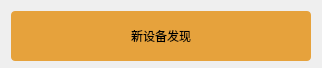
<?xml version="1.0" encoding="UTF-8"?>
<ui version="4.0">
    <class>Notification</class>
    <widget class="QWidget" name="Notification">
        <property name="geometry">
            <rect>
                <x>0</x>
                <y>0</y>
                <width>322</width>
                <height>68</height>
            </rect>
        </property>
        <property name="sizePolicy">
            <sizepolicy hsizetype="Fixed" vsizetype="Preferred">
                <horstretch>0</horstretch>
                <verstretch>0</verstretch>
            </sizepolicy>
        </property>
        <property name="minimumSize">
            <size>
                <width>300</width>
                <height>50</height>
            </size>
        </property>
        <property name="maximumSize">
            <size>
                <width>331</width>
                <height>87</height>
            </size>
        </property>
        <property name="windowTitle">
            <string>Form</string>
        </property>
        <property name="styleSheet">
            <string notr="true">*{
    border-radius:8;
    color:#6c7c96;
}

#container {
background-color:#2c313c;
}

#left_menu_frame{
background-color:#1b1e23;
}

#title_bar_frame{
background-color:#343b48;
}

#status_bar_frame{
background-color:#343b48;
}

#content_frame{
background-color:#343b48;
}

#setting_frame {
background-color:#3c4454;
}

#left_column_frame {
background-color:#343b48;
}

/* 侧边菜单栏样式 */

#LeftMenu {
background-color: #005dfd;
}

#LeftMenu QPushButton {
background-color:#1b1e23;
height:40;
text-align:left;
padding-left:15;
padding-top:2;
padding-bottom:2;
color:#6b7884;
}

#LeftMenu QPushButton:hover{
background-color:#21252d;
}

#LeftMenu QPushButton:pressed{
background-color:#2c313c;
}

#LeftMenu QPushButton:checked{
background-color:#2c313c;
}

#LeftMenu QPushButton:focus{
border:none;
}


#LeftMenu #bottom{
border-top:1 solid #272c36;
border-radius: 0;
}

#LeftMenu #nav_menu {
border-top:1 solid #272c36;
border-radius: 0；
}

#LeftMenu #scrollArea,#scrollAreaWidgetContents_3{
background-color:#1b1e23;
border:none;
}

#LeftMenu #btn_toggle:checked{
background-color:#21252d;
}


/* 标题栏样式 */

#TitleBar #bg{
background-color:#343b48;
border-radius:8;
}

#TitleBar #logo {
border: 1px solid #3c4454;
padding-right:10px;
border-top:none;
border-bottom:none;
border-left:none;
margin-right:5px;
border-radius:0;
}

#TitleBar  #logo_title{
color:#77b3f1;
font-size:20px;
font-weight:bold;
}

#TitleBar  #lb_title{
font-size:14px;
color:#6c7c96;
}

#TitleBar  QToolButton{
background-color:#343b48;
border:none;
border-radius:4;
padding: 4;
}

#TitleBar QToolButton:hover,
#TitleBar QToolButton:checked{
background-color:#3c4454;
}


#TitleBar QToolButton:pressed{
background-color:#e2e9f7;
}

#TitleBar #tool{
border:1px solid #3c4454;
border-top:none;
border-bottom:none;
margin-right:5px;
border-radius:0;
}


#LeftColumn{
background-color:#343b48;
}

#LeftColumn #top{
background-color: #3c4454;
}

#leftColumn #icon{

}

#LeftColumn #title{
color:#6c7c96;
}

#LeftColumn QToolButton{
border:none;
padding:4;
background-color: #3c4454;
}

#LeftColumn #btn_close:hover{
background-color:#343b48;
}

#LeftColumn #btn_close:pressed{
background-color:#1b1e23;
}


/* 通用控件 */

QToolTip { 
color:#6b7884;
background-color: #1b1e23; 
border-left: 2px solid #4f9fee;
border-radius: 8px;
}

QGroupBox{
	border: 2px solid gray; 
    border-radius: 3px; 
    margin:10;
}

QGroupBox::title { 
    subcontrol-position: center top; /* position at the top left*/ 
	subcontrol-origin: border;
	margin-top:-20px;

}

/* Button */
QAbstractButton{
background-color:#1b1e23;
border:none;
border-radius:4;
padding: 4;
outline:none;
width:36;
height:36;
}

QAbstractButton:hover,
QAbstractButton:checked{
background-color:#21252d;
}


QAbstractButton:pressed{
background-color:#272c36;
}

QAbstractButton:disabled{
background-color: #272c36;
}

QAbstractButton:checked{
background-color:#568af2;
color:black;
}

QAbstractButton:focus{
border: 2px solid #568af2;
}

QAbstractButton[style~='success']:checked{
    background-color: #67c23a;
}
QAbstractButton[style~='warning']:checked{
    background-color: #e6a23c;
}
QAbstractButton[style~='danger']:checked{
    background-color: #f56c6c;
}
QAbstractButton[style~='info']:checked{
    background-color: #909399;
}


/* CheckBox */

QCheckBox::indicator{
    border:2px solid #6c7c96;
    border-radius: 2px;
    width:10px;
    height:10px;
    margin-left:8px;
}

QCheckBox::indicator:checked{
    border:2px solid black;
    image: url(:/icon/assets/svg/checkmark.svg);
}

QRadioButton::indicator{
    border:1px solid #6c7c96;
    background-color:#6c7c96;
    border-radius: 4px;
    width:10px;
    height:10px;
    margin-left:8px;
}

QRadioButton::indicator:checked{
    border:1px solid #fff;
    background-color:black;
}

/* TextEdit */
QPlainTextEdit,
QTextEdit,
QLineEdit{
    background-color: #1b1e23;
    padding:8px;
}

QPlainTextEdit:focus,
QTextEdit:focus,
QLineEdit:focus{
    border: 2px solid #568af2;
}

QPlainTextEdit:read-only,
QTextEdit:read-only,
QLineEdit:read-only{
    border:none;
}

/* ProgressBar */
QProgressBar{
    background-color: #1b1e23;
    text-align:center;
    font-weight: bold;
}

QProgressBar::chunk:horizontal{
    background-color: #4f9fee;
    border-radius: 8px;
    border-top-right-radius: 0;
    border-bottom-right-radius:0;
}
QProgressBar::chunk:vertical{
    background-color: #4f9fee;
    border-radius: 8px;
    border-top-left-radius: 0;
    border-top-right-radius:0;
}


/* ScrollBar */
QScrollBar:horizontal{
    background-color: #2c313c;
    border-radius: 0;
    border:none;
    max-height: 8px;
}

QScrollBar::handle:horizontal{
    background-color:#568af2;
    border-radius:4px;
    min-width: 25px;
}

QScrollBar::add-page:horizontal{
    background-color:none;
}
QScrollBar::sub-page:horizontal{
    background-color:none;
}

QScrollBar::add-line:horizontal{
    background-color:#272c36;
    border:none;
    width:0px;
    border-top-right-radius: 4px;
    border-bottom-right-radius: 4px;
    /* subcontrol-position:right; */
    subcontrol-origin:margin;
}
QScrollBar::sub-line:horizontal{
    background-color:#272c36;
    border:none;
    width:0px;
    border-top-right-radius: 4px;
    border-bottom-right-radius: 4px;
    /* subcontrol-position:right; */
    subcontrol-origin:margin;
}

/* Vertical */
QScrollBar:vertical{
    background-color: #2c313c;
    border-radius: 0;
    border:none;
    max-width: 8px;
}

QScrollBar::handle:vertical{
    background-color:#568af2;
    border-radius:4px;
    min-height: 25px;
}

QScrollBar::add-page:vertical{
    background-color:none;
}
QScrollBar::sub-page:vertical{
    background-color:none;
}

QScrollBar::add-line:vertical{
    background-color:#272c36;
    border:none;
    width:0px;
    border-top-right-radius: 4px;
    border-top-left-radius: 4px;
    /* subcontrol-position:right; */
    subcontrol-origin:margin;
}
QScrollBar::sub-line:vertical{
    background-color:#272c36;
    border:none;
    width:0px;
    border-top-right-radius: 4px;
    border-top-left-radius: 4px;
    /* subcontrol-position:right; */
    subcontrol-origin:margin;
}


/* Slider */

QSlider:horizontal{
    margin:8;
}

QSlider::groove:horizontal{
    background-color: #1b1e23;
    border-radius: 4px;
    margin:0px;
    height: 10px;
}
QSlider::groove:horizontal:hover{
    background-color: #21252d;
}

QSlider::handle:horizontal{
    border:none;
    height:16px;
    width:16px;
    margin: -3px;
    border-radius: 8px;
    background-color: #4f9fee;
}

QSlider:vertical{
    margin:8;
}

QSlider::groove:vertical{
    background-color: #1b1e23;
    border-radius: 4px;
    margin:0px;
    width: 10px;
}
QSlider::groove:vertical:hover{
    background-color: #21252d;
}

QSlider::handle:vertical{
    border:none;
    height:16px;
    width:16px;
    margin: -3px;
    border-radius: 8px;
    background-color: #4f9fee;
}


/* ComboBox */

QComboBox{
    background-color: #1b1e23;
    padding:8px;
    selection-background-color:transparent;
}

QComboBox:disabled{
    background-color: #272c36;
}

QComboBox::drop-down{
    border-top-right-radius: 8px;
    border-bottom-right-radius: 8px;
    subcontrol-origin:padding;
    subcontrol-position:center right;
    background-color:#1b1e23;
    width:10px;
    padding:10px;
}

QComboBox::drop-down:disabled{
    background-color: #272c36;
}

QComboBox::drop-down:hover{
    background-color:black;
}

QComboBox::down-arrow{
    image:url(:/icon_w/assets/svg_white/circle-down.svg);
    width: 18px;
    height:18px;
}


/* TabWidget */
QTabWidget::pane { /* The tab widget frame */
    border-top: 2px solid #1b1e23;
    background-color:#1b1e23;
    border-radius: 8px;
    border-top-left-radius:0px;
}

QTabWidget::tab-bar {
    left: 0px; /* move to the right by 5px */
}

/* Style the tab using the tab sub-control. Note that
    it reads QTabBar _not_ QTabWidget */
QTabBar::tab {
    /* background: #1b1e23;
    border-bottom-color: #1b1e23;  */
    background:#2c313c;
    border-top-left-radius: 8px;
    border-top-right-radius: 8px;
    min-width: 8ex;
    padding: 8px;
}

QTabBar::tab:selected, QTabBar::tab:hover {
    background: #1b1e23;
    /* color:black; */
}

QTabBar::tab:!selected {
    margin-top: 2px; /* make non-selected tabs look smaller */
}


QScrollArea{
    background-color: transparent;
}


QScrollArea #scrollAreaWidgetContents *{
    margin-right:5px;
}

#Notification QToolButton{
padding-left:20px;
padding-right:20px;
background-color:#e6a23c;
color:black;
}

</string>
        </property>
        <layout class="QVBoxLayout" name="verticalLayout_2">
            <property name="leftMargin">
                <number>0</number>
            </property>
            <item>
                <widget class="QFrame" name="frame">
                    <property name="sizePolicy">
                        <sizepolicy hsizetype="Fixed" vsizetype="Fixed">
                            <horstretch>0</horstretch>
                            <verstretch>0</verstretch>
                        </sizepolicy>
                    </property>
                    <property name="minimumSize">
                        <size>
                            <width>0</width>
                            <height>50</height>
                        </size>
                    </property>
                    <property name="maximumSize">
                        <size>
                            <width>300</width>
                            <height>50</height>
                        </size>
                    </property>
                    <property name="layoutDirection">
                        <enum>Qt::RightToLeft</enum>
                    </property>
                    <property name="frameShape">
                        <enum>QFrame::StyledPanel</enum>
                    </property>
                    <property name="frameShadow">
                        <enum>QFrame::Raised</enum>
                    </property>
                    <layout class="QVBoxLayout" name="verticalLayout">
                        <property name="leftMargin">
                            <number>0</number>
                        </property>
                        <property name="topMargin">
                            <number>0</number>
                        </property>
                        <property name="rightMargin">
                            <number>0</number>
                        </property>
                        <property name="bottomMargin">
                            <number>0</number>
                        </property>
                        <item>
                            <widget class="QToolButton" name="btn_msg">
                                <property name="sizePolicy">
                                    <sizepolicy hsizetype="Preferred" vsizetype="Preferred">
                                        <horstretch>0</horstretch>
                                        <verstretch>0</verstretch>
                                    </sizepolicy>
                                </property>
                                <property name="minimumSize">
                                    <size>
                                        <width>300</width>
                                        <height>50</height>
                                    </size>
                                </property>
                                <property name="maximumSize">
                                    <size>
                                        <width>300</width>
                                        <height>50</height>
                                    </size>
                                </property>
                                <property name="text">
                                    <string>新设备发现</string>
                                </property>
                                <property name="icon">
                                    <iconset resource="../../../asset.qrc">
                                        <normaloff>:/icon/assets/svg/info.svg</normaloff>
                                        <normalon>:/icon/assets/svg/info.svg</normalon>:/icon/assets/svg/info.svg
                                    </iconset>
                                </property>
                                <property name="toolButtonStyle">
                                    <enum>Qt::ToolButtonTextBesideIcon</enum>
                                </property>
                                <property name="style" stdset="0">
                                    <string>danger</string>
                                </property>
                            </widget>
                        </item>
                    </layout>
                </widget>
            </item>
        </layout>
    </widget>
    <resources>
        <include location="../../../asset.qrc"/>
    </resources>
    <connections/>
</ui>
